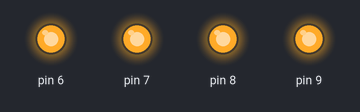
This sketch was run on a simulated Arduino Uno, built with avr-gcc and run on an emulated ATmega328P. Shown: output pins drawn as LEDs (lit = HIGH).

Above: at 0.2 s.
At 1.7 s:
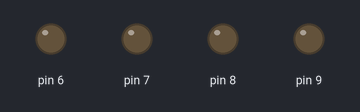
Timing chart, 0 to 3.0 s (numbered marks = the images above):
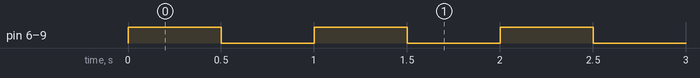

The sketch:

BASIC_I0_SHIELD_-_03_LED_NYALA_BLINK_DELAY.ino
```cpp
void setup() {
  for(int x=6; x<=9; x++)
    pinMode(x, OUTPUT);
}

void loop() {
  for(int x=6; x<=9; x++){
    digitalWrite(x, HIGH);
  }
  delay(500);
  for(int x=6; x<=9; x++){
    digitalWrite(x, LOW);
  }
  delay(500);
}
```

Measured:
- by itself, pin 6–9: alternates HIGH for 0.50 s and LOW for 0.50 s
